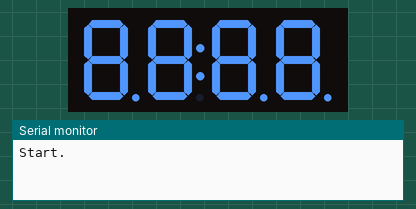
Bench run of a sketch on a simulated Arduino Uno, built with avr-gcc and run on an emulated ATmega328P. On the bench: 4-digit seven-segment display, the last lines printed to the serial monitor.

Above: at 0.1 s.
At 5.1 s:
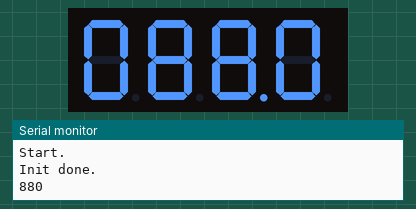
At 9.1 s:
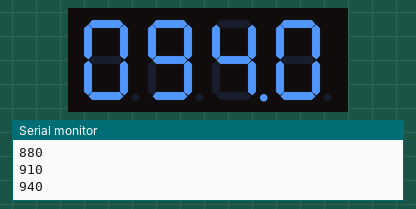
At 13.2 s:
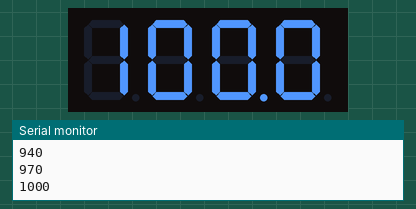
At 21.3 s:
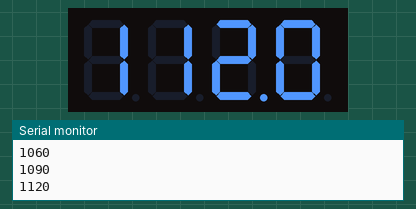
At 37.4 s:
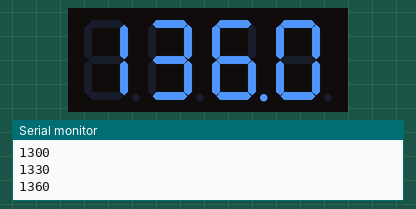

The sketch:

multiClock.ino
```cpp
#include <TM1637Display.h>

#include "pins.h"

const int dotBitMask = 0b00100000;
const int baud = 9600;
const int dly = 2000;
const int longDly = 5000;

uint8_t data[] = {0xff, 0xff, 0xff, 0xff};

TM1637Display display(CLK, DIO);

void setup() {
  Serial.begin(baud);
  Serial.println("Start.");

  display.setBrightness(0x0f);
  display.setSegments(data);
  delay(longDly);

  Serial.println("Init done. ");
}


void loop() {
  for (int i = 880; i < 2200; i += 30) {
    display.showNumberDecEx(i, dotBitMask, true, 4, 0);
    Serial.println(i);
    delay(dly);
  }

  Serial.println("DONE.");
  delay(longDly);
  delay(longDly);
}
```

pins.h
```cpp
#ifndef _PINS_H
#define _PINS_H

#define CLK 2
#define DIO 3
#endif
```

Measured:
- what the display in image 1 shows lasts 2.1 s, from 5.0 s to 7.1 s
